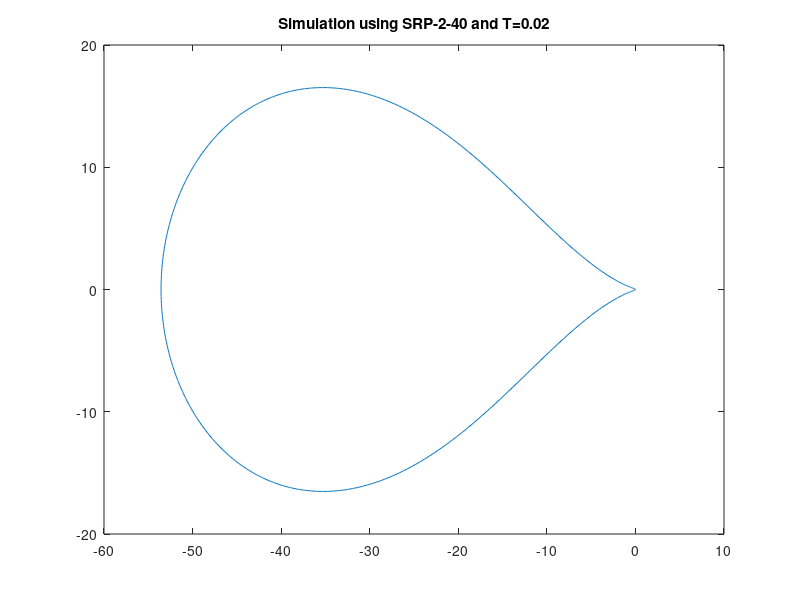
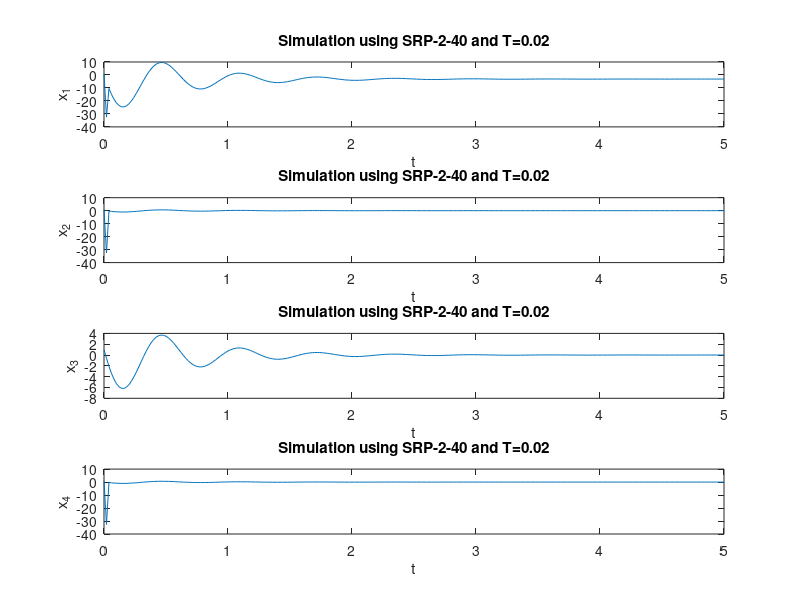
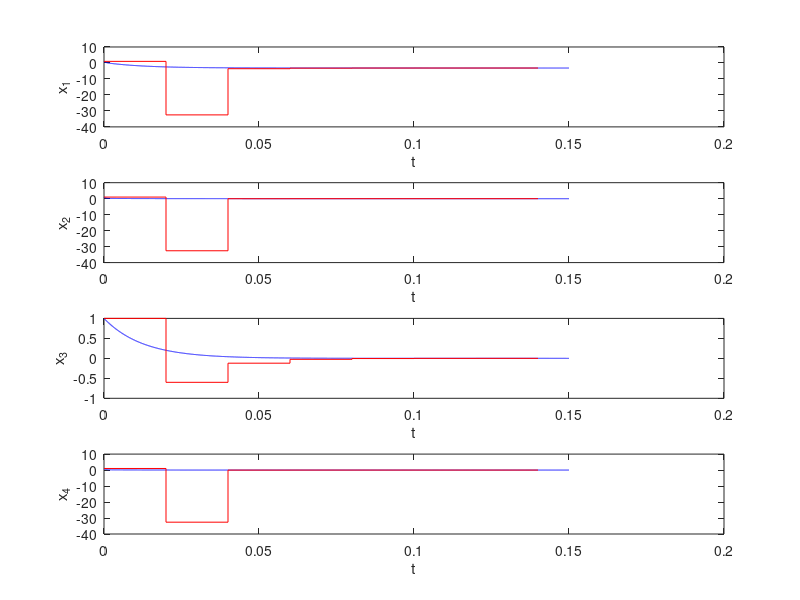

Recreate these plots in MATLAB, in order.
%Tyler Matthews
%P18

clc; close all; clear all; %Clear console, clear workspace, close figures

A = [-244*10^-6 -1668 1.667 -8.332; 0 -321 320 -1679; 0 79 -80 -79; 0 -320 320 -1680];
B = [8;3;7;2];
x0 = [1;1;1;1];

%% Part A
eigen = eig(A)
disp('Stiffness Ratio = 2000')

%% Part B
T = 0.02;
tfinal = 5;
t = [0:T:tfinal];
N = length(t);

LT = eigen(2)*T;
Am = [0 1 0 -LT; 1 0 -LT 0; 1 1 0 0; 0 1 -1 -1];
Bm = [-exp(LT);0;-1;-2];
Xm = inv(Am)*Bm;
a0 = Xm(1)
a1 = Xm(2)
b0 = Xm(3)
b1 = Xm(4)
srpstr=['SRP-2-',num2str(abs(LT))];
tstr=['Simulation using ',srpstr,' and T=',num2str(T)];

%% Part C
theta=linspace(0,2*pi,1001);
z = 1*exp(theta*i);
w = (z.^2 + a1*z +a0)./(b1*z + b0);

figure;
plot(real(w),imag(w))
title(tstr)

%% Part D
x = zeros(4,N);
u = x;
f = x;
x(:,1) = [1 1 1 1];

k=1;
f(1,k) = -244*10^-6*x(1,k) - 1668*x(2,k) + 1.667*x(3,k) - 8.332*x(4,k);
f(2,k) = -321*x(2,k) + 320*x(3,k) - 1679*x(4,k);
f(3,k) = 79*x(2,k) - 80*x(3,k) - 79*x(4,k);
f(4,k) = -320*x(2,k) + 320*x(3,k) - 1680*x(4,k);

x(:,2)=x(:,1)+T*f(:,1);

for k=2:N-1
    f(1,k) = -244*10^-6*x(1,k) - 1668*x(2,k) + 1.667*x(3,k) - 8.332*x(4,k);
    f(2,k) = -321*x(2,k) + 320*x(3,k) - 1679*x(4,k);
    f(3,k) = 79*x(2,k) - 80*x(3,k) - 79*x(4,k);
    f(4,k) = -320*x(2,k) + 320*x(3,k) - 1680*x(4,k);
    
    x(:,k+1) = T*b1*f(:,k) + T*b0*f(:,k-1) - a1*x(:,k) - a0*x(:,k-1);
    
end

figure;
subplot(4,1,1)
plot(t,x(1,:))
xlabel('t')
ylabel('x_1')
title(tstr)

subplot(4,1,2)
plot(t,x(2,:))
xlabel('t')
ylabel('x_2')
title(tstr)

subplot(4,1,3)
plot(t,x(3,:))
xlabel('t')
ylabel('x_3')
title(tstr)

subplot(4,1,4)
plot(t,x(4,:))
xlabel('t')
ylabel('x_4')
title(tstr)

%% Part E
J = [-244*10^-6 -1668 1.667 -8.332; 0 -321 320 -1679; 0 79 -80 -79; 0 -320 320 -1680];
x0 = [1;1;1;1];

tfinal = 0.15;
T = 0.02;
Teul=0.00002;
t = [0:T:tfinal];
te=[0:Teul:tfinal];
N = length(t);
Ne=length(te);

exJ = expm(J*T)
[junk,nn] = size(J);

A1 = (exJ-eye(nn))*inv(J*T)-2*eye(nn)
A0 = -eye(nn)-A1
B1 = (A1+exJ)*inv(J*T)
B0 = (A0)*inv(J*T)

%% Part F
x = zeros(nn,N);
f = x;
xe=zeros(nn,Ne);
fe=xe;
x(:,1) = x0;
xe(:,1)=x(:,1);

for k=1:Ne-1
    fe(:,k)=J*xe(:,k);
    xe(:,k+1)=xe(:,k)+Teul*fe(:,k);
end

f(:,1) = J*x(:,1);
x(:,2) = x(:,1)+T*f(:,1);
for k=1:N-2
    f(:,k+1) = J*x(:,k+1);
    x(:,k+2) = -A1*x(:,k+1)-A0*x(:,k)+T*B1*f(:,k+1)+T*B0*f(:,k);
end

figure;
subplot(4,1,1)
plot(te,xe(1,:),'b')
hold on
stairs(t,x(1,:),'r')
hold off
xlabel('t')
ylabel('x_1')


subplot(4,1,2);
plot(te,xe(2,:),'b')
hold on
stairs(t,x(2,:),'r')
hold off
xlabel('t')
ylabel('x_2')

subplot(4,1,3);
plot(te,xe(3,:),'b')
hold on
stairs(t,x(3,:),'r')
hold off
xlabel('t')
ylabel('x_3')

subplot(4,1,4);
plot(te,xe(4,:),'b')
hold on
stairs(t,x(4,:),'r')
hold off
xlabel('t')
ylabel('x_4')